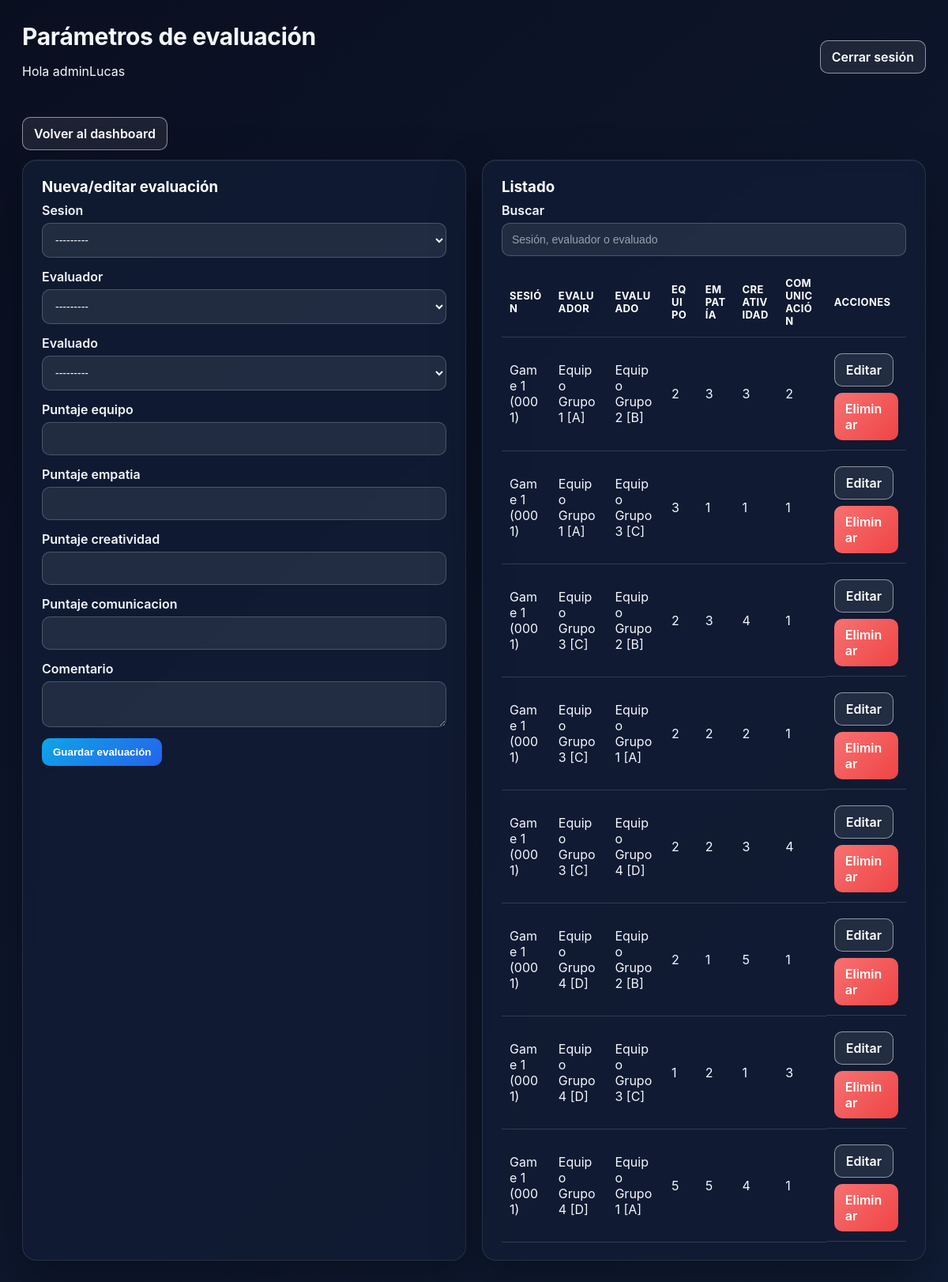
The app's page /admin-panel/evaluaciones/ (signed in) with its own data.
### etapasJuego/models.py (models this page shows, shortened)
class Evaluation(models.Model):
    sesion = models.ForeignKey(GameSession, on_delete=models.CASCADE, related_name="evaluaciones")
    evaluador = models.ForeignKey(Team, on_delete=models.CASCADE, related_name="evaluaciones_realizadas")
    evaluado = models.ForeignKey(Team, on_delete=models.CASCADE, related_name="evaluaciones_recibidas")
    puntaje_equipo = models.PositiveIntegerField()
    puntaje_empatia = models.PositiveIntegerField()
    puntaje_creatividad = models.PositiveIntegerField()
    puntaje_comunicacion = models.PositiveIntegerField()
    comentario = models.TextField(blank=True)
    class Meta:
        unique_together = ("sesion", "evaluador", "evaluado")

class GameSession(models.Model):
    THEME_CHOICES = [
        ("SALUD", "Salud"),
        ("SUST", "Sustentabilidad"),
        ("EDU", "Educación"),
    ]
    MODO_CHOICES = [
        ("LOGIN_RANDOM", "Asignación automática en el login"),
        ("PRECONFIGURADO", "Asignación preconfigurada por el profesor"),
    ]
    nombre = models.CharField(max_length=100)
    codigo = models.CharField(max_length=10, unique=True)
    fecha = models.DateField(auto_now_add=True)
    profesor = models.ForeignKey(
        settings.AUTH_USER_MODEL,
        on_delete=models.SET_NULL,
        null=True,
        blank=True,
        related_name="sesiones_juego",
    )
    etapa_actual = models.CharField(max_length=20, default="ETAPA1")
    seccion = models.ForeignKey(
        "login.SeccionEstudiantes",
        related_name="sesiones",
        on_delete=models.SET_NULL,
        null=True,
        blank=True,
    )
    modo_asignacion = models.CharField(
        max_length=20,
        choices=MODO_CHOICES,
        default="LOGIN_RANDOM",
    )
    duracion_etapa1_segundos = models.PositiveIntegerField(default=5 * 60)
    duracion_etapa2_segundos = models.PositiveIntegerField(default=10 * 60)
    duracion_etapa3_segundos = models.PositiveIntegerField(default=15 * 60)
    duracion_etapa4_segundos = models.PositiveIntegerField(default=10 * 60)
    qr_encuesta_url = models.URLField(blank=True, null=True)
    qr_instagram_url = models.URLField(blank=True, null=True)
    qr_linkedin_url = models.URLField(blank=True, null=True)
    class Meta:
        constraints = [
            models.UniqueConstraint(
                fields=["seccion"],
                name="unique_gamesession_per_seccion",
            ),
        ]
    def __str__(self):
        return f"{self.nombre} ({self.codigo})"

class Team(models.Model):
    nombre = models.CharField(max_length=100)
    sesion = models.ForeignKey(GameSession, on_delete=models.CASCADE, related_name="equipos")
    codigo_grupo = models.CharField(max_length=1)
    tokens_empatia = models.PositiveIntegerField(default=0)
    tokens_creatividad = models.PositiveIntegerField(default=0)
    tokens_evaluacion = models.PositiveIntegerField(default=0)
    tokens_totales = models.PositiveIntegerField(default=0)
    tablet = models.OneToOneField(
        "Tablet",
        related_name="team",
        on_delete=models.SET_NULL,
        null=True,
        blank=True,
    )
    def __str__(self):
        return f"Equipo {self.nombre} [{self.codigo_grupo}]"

### login/panel_views.py (the view, shortened to what this page needs)
# urls.py: path("evaluaciones/", views.admin_evaluaciones, name="evaluaciones"),
@admin_required
def admin_evaluaciones(request):
    q = request.GET.get("q", "").strip()
    evaluaciones = Evaluation.objects.select_related("sesion", "evaluador", "evaluado").all()
    evaluaciones = evaluaciones.order_by("-sesion__fecha", "evaluador__codigo_grupo")
    form = EvaluationForm(request.POST or None, request=request)
    if request.method == "POST" and form.is_valid():
        form.save()
        messages.success(request, "Evaluación guardada.")
        return redirect("adminpanel:evaluaciones")
    return render(
        request,
        "login/admin/evaluaciones.html",
        {"evaluaciones": evaluaciones, "form": form, "q": q},
    )

### login/forms.py
class EvaluationForm(BaseStyledModelForm):
    class Meta:
        model = Evaluation
        fields = [
            "sesion",
            "evaluador",
            "evaluado",
            "puntaje_equipo",
            "puntaje_empatia",
            "puntaje_creatividad",
            "puntaje_comunicacion",
            "comentario",
        ]
        widgets = {
            "comentario": forms.Textarea(attrs={"rows": 2}),
            "puntaje_equipo": forms.NumberInput(attrs={"min": 0, "max": 100}),
            "puntaje_empatia": forms.NumberInput(attrs={"min": 0, "max": 100}),
            "puntaje_creatividad": forms.NumberInput(attrs={"min": 0, "max": 100}),
            "puntaje_comunicacion": forms.NumberInput(attrs={"min": 0, "max": 100}),
        }

### login/permissions.py (called while the page is built)
def is_admin(user) -> bool:
    return user.is_superuser or user.is_staff or user_has_role(user, ADMIN_GROUP)

def _role_required(check_fn, error_message):
    def decorator(view_func):
        @wraps(view_func)
        def _wrapped(request, *args, **kwargs):
            if not request.user.is_authenticated:
                return redirect("login:login")
            if not check_fn(request.user):
                messages.error(request, error_message)
                return redirect("login:login")
            return view_func(request, *args, **kwargs)
        return login_required(_wrapped)
    return decorator

### login/templates/login/admin/evaluaciones.html (shortened to what this page needs)
{% extends "login/panel_base.html" %}
{% block header_title %}Parámetros de evaluación{% endblock %}
{% block content %}
<div class="panel-actions-row" style="margin-bottom:12px;">
    <a class="btn-link btn-outline" href="{% url 'adminpanel:dashboard' %}">Volver al dashboard</a>
</div>
<div class="panel-grid">
    <div class="panel-card">
        <h3>Nueva/editar evaluación</h3>
        <form method="post" class="panel-form">
            {% include "login/admin/_form_fields.html" with form=form %}
            <button class="btn-link btn-primary" type="submit">Guardar evaluación</button>
        </form>
    </div>
    <div class="panel-card">
        <h3>Listado</h3>
        <form method="get" class="panel-form" style="margin-bottom:12px;">
            <div class="form-group">
                <label>Buscar</label>
                <input type="text" name="q" value="{{ q }}" placeholder="Sesión, evaluador o evaluado" class="form-field">
            </div>
        </form>
        <div class="panel-table-wrapper">
            <table class="panel-table">
                <thead>
                    <tr>
                        <th>Sesión</th>
                        <th>Evaluador</th>
                        <th>Evaluado</th>
                        <th>Equipo</th>
                        <th>Empatía</th>
                        <th>Creatividad</th>
                        <th>Comunicación</th>
                        <th>Acciones</th>
                    </tr>
                </thead>
                <tbody>
                    {% for e in evaluaciones %}
                        <tr>
                            <td>{{ e.sesion }}</td>
                            <td>{{ e.evaluador }}</td>
                            <td>{{ e.evaluado }}</td>
                            <td>{{ e.puntaje_equipo }}</td>
                            <td>{{ e.puntaje_empatia }}</td>
                            <td>{{ e.puntaje_creatividad }}</td>
                            <td>{{ e.puntaje_comunicacion }}</td>
                            <td class="panel-actions-row">
                                <a class="btn-link btn-outline" href="{% url 'adminpanel:evaluacion_editar' e.id %}">Editar</a>
                                <a class="btn-link btn-danger" href="{% url 'adminpanel:evaluacion_eliminar' e.id %}">Eliminar</a>
                            </td>
                        </tr>
                    {% empty %}
                        <tr><td colspan="8">No hay evaluaciones.</td></tr>
                    {% endfor %}
                </tbody>
            </table>
        </div>
    </div>
</div>
{% endblock %}

### login/templates/login/panel_base.html (shortened to what this page needs)
{% load static %}
<!DOCTYPE html>
<html lang="es">
<head>
    <link rel="stylesheet" href="{% static 'login/css/panel.css' %}">
</head>
<body class="panel-body {% if request.resolver_match and request.resolver_match.app_name == 'adminpanel' %}admin-theme{% elif request.resolver_match and request.resolver_match.app_name == 'profesorpanel' %}professor-theme{% endif %}">
    <div class="panel-container">
        <div class="panel-topbar">
            <div>
                <h1>{% block header_title %}Panel{% endblock %}</h1>
                <p>Hola {{ request.user.get_full_name|default:request.user.username }}</p>
            </div>
            <div class="panel-actions">
                {% if request.user.is_authenticated %}
                    <a class="btn-link btn-outline" href="{% url 'login:logout' %}">Cerrar sesión</a>
                {% endif %}
            </div>
        </div>
        {% block content %}{% endblock %}
    </div>
</body>
</html>

### login/static/login/css/panel.css (style rules this page uses)
body.panel-body { font-family: 'Inter', 'Helvetica Neue', Arial, sans-serif; background: #0b1021; background-image: radial-gradient(circle at 20% 20%, rgba(255,255,255,0.06), transparent 20%), radial-gradient(circle at 80% 10%, rgba(255,255,255,0.05), transparent 18%), linear-gradient(135deg, #0b1021 0%, #0e152d 45%, #0b162f 100%); min-height: 100vh; margin: 0; padding: 28px; color: #e6edf9; }
.panel-body.admin-theme { background: linear-gradient(140deg, #0a0f20 0%, #0d162c 50%, #101d36 100%); color: #f5f8ff; }
.panel-container { max-width: 1300px; margin: 0 auto; padding-bottom: 24px; }
.panel-topbar { display: flex; align-items: center; justify-content: space-between; color: #f5f8ff; margin-bottom: 32px; position: relative; }
.panel-topbar h1 { margin: 0; font-size: 30px; letter-spacing: -0.3px; }
.panel-topbar .panel-actions { display: flex; gap: 12px; }
.panel-card { background: #0f1a31; border-radius: 18px; padding: 22px 24px; box-shadow: 0 22px 64px rgba(0, 0, 0, 0.28), 0 1px 0 rgba(255, 255, 255, 0.08) inset, 0 1px 0 rgba(255, 255, 255, 0.05); border: 1px solid rgba(255,255,255,0.08); margin-bottom: 22px; text-decoration: none; color: #f7faff; display: block; backdrop-filter: blur(8px); }
.panel-body.admin-theme .panel-card, .panel-body.professor-theme .panel-card { background: rgba(17, 28, 52, 0.92); border: 1px solid rgba(255,255,255,0.1); box-shadow: 0 24px 60px rgba(0, 0, 0, 0.35), 0 1px 0 rgba(255, 255, 255, 0.05) inset; }
.panel-grid { display: grid; grid-template-columns: repeat(auto-fit, minmax(260px, 1fr)); gap: 20px; align-items: stretch; }
.panel-card h2, .panel-card h3 { margin-top: 0; margin-bottom: 8px; color: #ffffff; }
.panel-table { width: 100%; min-width: 100%; border-collapse: collapse; box-sizing: border-box; table-layout: auto; }
.panel-table th, .panel-table td { padding: 12px 10px; border-bottom: 1px solid rgba(255,255,255,0.14); text-align: left; color: #f5f7ff; word-break: break-word; white-space: normal; }
.panel-table-wrapper { width: 100%; overflow-x: auto; }
.panel-table th { font-weight: 700; color: #ffffff; text-transform: uppercase; letter-spacing: 0.4px; font-size: 13px; }
.panel-form .form-group { margin-bottom: 14px; }
.panel-form label { display: block; margin-bottom: 6px; font-weight: 600; color: #f4f6fb; }
.panel-form .form-group { margin-bottom: 14px; width: 100%; }
.panel-form input, .panel-form select, .panel-form textarea { display: block; width: 100%; border: 1px solid rgba(255,255,255,0.2); border-radius: 10px; padding: 12px; font-size: 14px; background: rgba(255,255,255,0.08); color: #f9fbff; box-sizing: border-box; }
.panel-form input::placeholder, .panel-form textarea::placeholder { color: rgba(233, 237, 247, 0.6); }
.panel-form textarea { resize: vertical; }
.btn-link { display: inline-block; padding: 10px 14px; border-radius: 10px; border: none; color: #ffffff; text-decoration: none; cursor: pointer; font-weight: 600; transition: transform 0.08s ease, box-shadow 0.12s ease; }
.btn-primary { background: linear-gradient(135deg, #0ea5e9 0%, #2563eb 100%); }
.btn-outline { border: 1px solid rgba(255,255,255,0.5); color: #ffffff; background: rgba(255,255,255,0.08); }
.btn-danger { background: linear-gradient(135deg, #f87171 0%, #ef4444 100%); }
.panel-actions-row { display: flex; gap: 8px; flex-wrap: wrap; margin-top: 8px; }

### records on screen
Evaluation: sesion "Game 1 (0001)", evaluador "Equipo Grupo 1 [A]", evaluado "Equipo Grupo 2 [B]", puntaje_equipo "2", puntaje_empatia "3", puntaje_creatividad "3", puntaje_comunicacion "2"
Evaluation: sesion "Game 1 (0001)", evaluador "Equipo Grupo 1 [A]", evaluado "Equipo Grupo 3 [C]", puntaje_equipo "3", puntaje_empatia "1", puntaje_creatividad "1", puntaje_comunicacion "1"
Evaluation: sesion "Game 1 (0001)", evaluador "Equipo Grupo 3 [C]", evaluado "Equipo Grupo 2 [B]", puntaje_equipo "2", puntaje_empatia "3", puntaje_creatividad "4", puntaje_comunicacion "1"
Evaluation: sesion "Game 1 (0001)", evaluador "Equipo Grupo 3 [C]", evaluado "Equipo Grupo 1 [A]", puntaje_equipo "2", puntaje_empatia "2", puntaje_creatividad "2", puntaje_comunicacion "1"
Evaluation: sesion "Game 1 (0001)", evaluador "Equipo Grupo 3 [C]", evaluado "Equipo Grupo 4 [D]", puntaje_equipo "2", puntaje_empatia "2", puntaje_creatividad "3", puntaje_comunicacion "4"
Evaluation: sesion "Game 1 (0001)", evaluador "Equipo Grupo 4 [D]", evaluado "Equipo Grupo 2 [B]", puntaje_equipo "2", puntaje_empatia "1", puntaje_creatividad "5", puntaje_comunicacion "1"
Evaluation: sesion "Game 1 (0001)", evaluador "Equipo Grupo 4 [D]", evaluado "Equipo Grupo 3 [C]", puntaje_equipo "1", puntaje_empatia "2", puntaje_creatividad "1", puntaje_comunicacion "3"
Evaluation: sesion "Game 1 (0001)", evaluador "Equipo Grupo 4 [D]", evaluado "Equipo Grupo 1 [A]", puntaje_equipo "5", puntaje_empatia "5", puntaje_creatividad "4", puntaje_comunicacion "1"

### other values on screen
{{ request.user.get_full_name|default:request.user.username }} "adminLucas"
{{ field.label }} "Sesion" "Evaluador" "Evaluado" "Puntaje equipo" "Puntaje empatia" "Puntaje creatividad" "Puntaje comunicacion" "Comentario"
